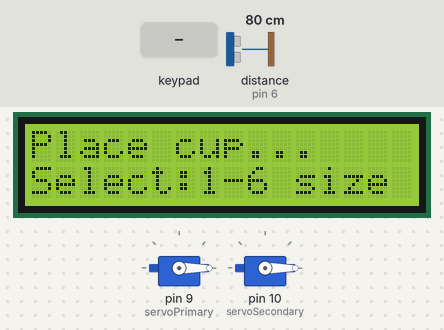
The sketch below on a simulated Arduino Mega 2560, built with avr-gcc and run on an emulated ATmega2560. Parts: 2 × servo, 16×2 character LCD. Wiring (inferred from the names in the program): ultrasonic range finder: trigger pin 7; echo pin 6. The test bench sets the inputs (shaded band); at power-on: distance to the obstacle (sensor on pin 6) 80 cm. The echo pulse lasts 58.3 µs per cm.

Above: at 1.2 s.
1.3 s: distance to the obstacle (sensor on pin 6) set to 12 cm
2.8 s: distance to the obstacle (sensor on pin 6) set to 9 cm
At 4.0 s:
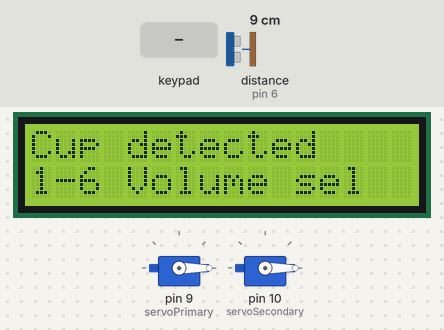
4.3 s: keypad keys 2 2 2 3 2 4 2 5 # pressed 0.4 s apart
At 9.0 s:
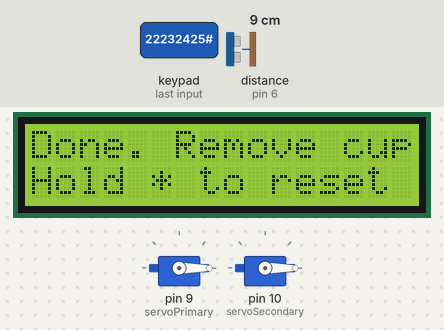
9.4 s: keypad keys 2 2 2 3 2 4 2 5 A pressed 0.4 s apart
At 13.5 s:
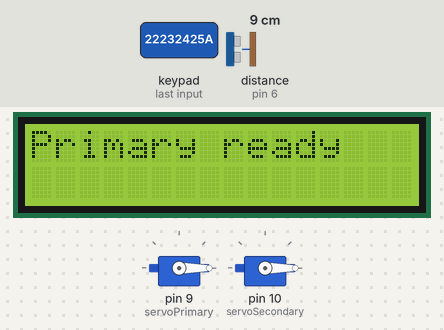
15.2 s: key 'B' pressed
At 16.0 s:
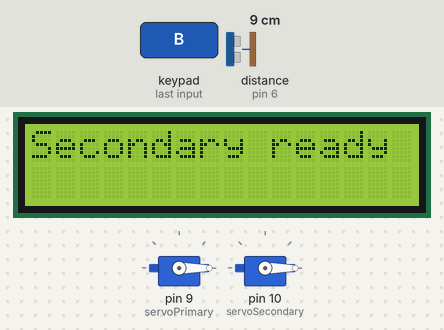
17.7 s: distance to the obstacle (sensor on pin 6) set to 18 cm
At 18.4 s:
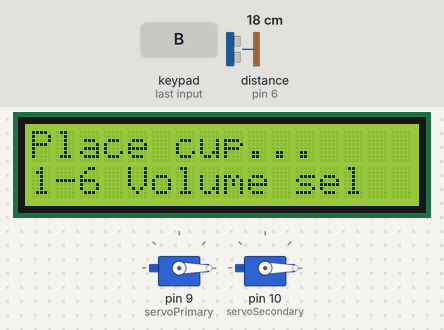
Timing chart, 0 to 20.2 s (numbered marks = the images above; inputs shaded):
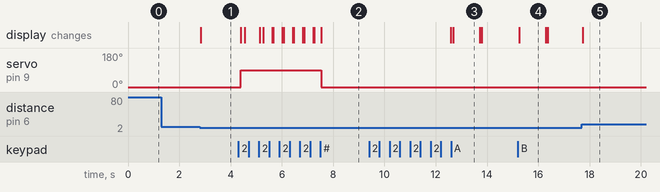

Measured:
- the behaviour switches between 11 and 10 cm on distance to the obstacle (sensor on pin 6) (found by bisection; images 0 and 1)
- after the input at 1.3 s, every drawn part: stays the same
- after the input at 2.8 s, the display: changes at once (image 1)
- after the input at 4.3 s, servo on pin 9 (servoPrimary): 0° → 90° after 0.09 s, → 0° 3.2 s later; the display: first changes after 0.09 s (image 2 shows a later state)
- after the input at 9.4 s, the display: first differs from a run without the input after 3.3 s (image 3)
- after the input at 15.2 s, the display: changes after 0.06 s (image 4)
- after the input at 17.7 s, the display: changes at once (image 5)
- what the display in image 3 shows lasts 1.0 s, from 12.7 s to 13.7 s

The sketch:

Diary_vending_machine.ino
```cpp
#include <Wire.h>
#include <LiquidCrystal_I2C.h>
#include <Keypad.h>
#include <Servo.h>

LiquidCrystal_I2C lcd(0x27,16,2);

const byte ROWS=4;
const byte COLS=4;
char keys[ROWS][COLS]={{'1','2','3','A'},{'4','5','6','B'},{'7','8','9','C'},{'*','0','#','D'}};
byte rowPins[ROWS]={22,23,24,25};
byte colPins[COLS]={26,27,28,29};
Keypad keypad=Keypad(makeKeymap(keys),rowPins,colPins,ROWS,COLS);

const int trigPin=7;
const int echoPin=6;

Servo servoPrimary;
Servo servoSecondary;

int currentTank=0;
unsigned long lastSwitch=0;
unsigned long switchInterval=60000;

float cupPresentThreshold=10.0;
float targetDistance=5.0;
unsigned long valveTimeout=600000;

long readUltrasonic() {
  digitalWrite(trigPin,LOW);
  delayMicroseconds(2);
  digitalWrite(trigPin,HIGH);
  delayMicroseconds(10);
  digitalWrite(trigPin,LOW);
  long duration=pulseIn(echoPin,HIGH,30000);
  if(duration==0) return 9999;
  return duration/58;
}

void openValve(int tank) {
  if(tank==0) servoPrimary.write(90); else servoSecondary.write(90);
}
void closeValve(int tank) {
  if(tank==0) servoPrimary.write(0); else servoSecondary.write(0);
}

void setTargetByKey(char k){
  if(k=='1') targetDistance=6.0;
  else if(k=='2') targetDistance=5.0;
  else if(k=='3') targetDistance=4.0;
  else if(k=='4') targetDistance=3.0;
  else if(k=='5') targetDistance=2.5;
  else if(k=='6') targetDistance=2.0;
}

void showHome(){
  lcd.clear();
  lcd.setCursor(0,0);
  lcd.print("Place cup...");
  lcd.setCursor(0,1);
  lcd.print("Select:1-6 size");
}

void setup(){
  pinMode(trigPin,OUTPUT);
  pinMode(echoPin,INPUT);
  servoPrimary.attach(9);
  servoSecondary.attach(10);
  closeValve(0);
  closeValve(1);
  lcd.init();
  lcd.backlight();
  showHome();
}

void loop(){
  long d=readUltrasonic();
  if(d<cupPresentThreshold){
    lcd.setCursor(0,0);
    lcd.print("Cup detected   ");
    lcd.setCursor(0,1);
    lcd.print("1-6 Volume sel ");
    char k=keypad.getKey();
    if(k){
      if(k>='1'&&k<='6'){
        setTargetByKey(k);
        lcd.clear();
        lcd.setCursor(0,0);
        lcd.print("Dispensing...");
        unsigned long start=millis();
        if(millis()-lastSwitch>switchInterval){ currentTank^=1; lastSwitch=millis(); }
        openValve(currentTank);
        while(true){
          long dd=readUltrasonic();
          lcd.setCursor(0,1);
          lcd.print("Lvl d=");
          lcd.print(dd);
          lcd.print("cm   ");
          if(dd<=targetDistance) break;
          if(millis()-start>valveTimeout) break;
          if(keypad.getKey()=='#') break;
        }
        closeValve(currentTank);
        lcd.clear();
        lcd.setCursor(0,0);
        lcd.print("Done. Remove cup");
        lcd.setCursor(0,1);
        lcd.print("Hold * to reset");
        unsigned long t0=millis();
        while(millis()-t0<5000){
          if(keypad.getKey()=='*') break;
          delay(10);
        }
        showHome();
      } else if(k=='A'){
        currentTank=0; lastSwitch=millis();
        lcd.clear(); lcd.setCursor(0,0); lcd.print("Primary ready");
        delay(1000); showHome();
      } else if(k=='B'){
        currentTank=1; lastSwitch=millis();
        lcd.clear(); lcd.setCursor(0,0); lcd.print("Secondary ready");
        delay(1000); showHome();
      } else if(k=='*'){
        showHome();
      }
    }
  } else {
    lcd.setCursor(0,0);
    lcd.print("Place cup...   ");
    char k=keypad.getKey();
    if(k>='1'&&k<='6'){ setTargetByKey(k); }
    if(k=='A'){ currentTank=0; }
    if(k=='B'){ currentTank=1; }
  }
  delay(50);
}
```
